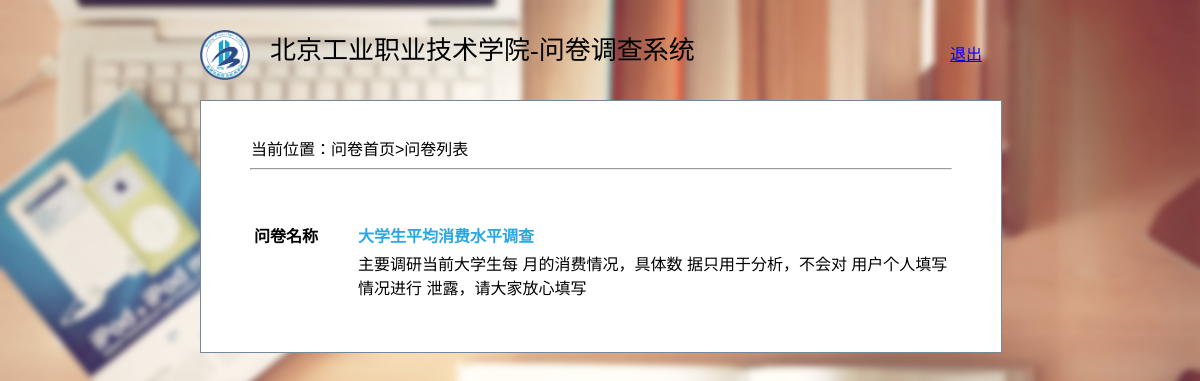
/index.php (signed in), run on an earlier commit of the app's database.
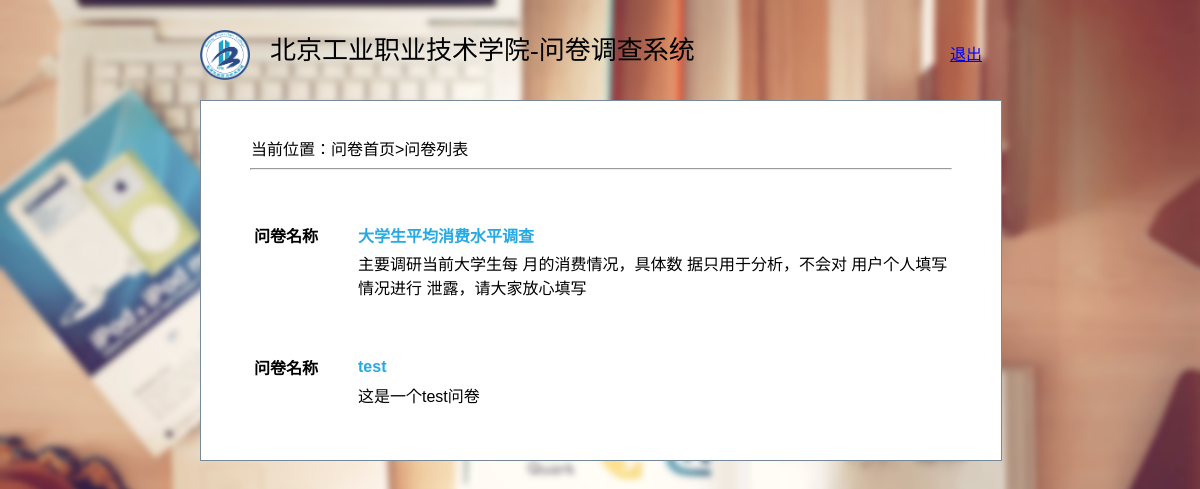
And on a later commit of the database.
### tables this page shows
CREATE TABLE `tb_survey` (
  `SurId` int(11) NOT NULL,
  `title` varchar(100) NOT NULL,
  `times` int(11) NOT NULL,
  `description` varchar(100) NOT NULL
);

### index.php (the view, shortened to what this page needs)
<?php
    include_once ("conn/config.php");
    $survey=mysql_query("select * from tb_survey order by SurId");
    while($survey_arr=mysql_fetch_array($survey)){
        $survey_id=$survey_arr[SurId];
        $survey_title=$survey_arr[title];
        $survey_desc=$survey_arr[description];
        $content .=<<<END
       <table class="tab4">
	<tr>
	<td style="width:100px;"><b>问卷名称</b></td>
	<td><b><a href="surveyview.php?surid=$survey_id">$survey_title</a></b></td>
	</tr>
	<tr>
	<td style="width:100px;"></td>
	<td>$survey_desc</td>
	</tr>
	</table>
END;
    }
?>
<html>
<head>
<link href="css/style.css" rel="stylesheet" type="text/css" />
</head>
<body>
    <div class="container">
        <div class="blank"></div>
            <div class="header">
                <div class="logo"><img src="images/logo.png"/></div>
                <div class="header-title">北京工业职业技术学院-问卷调查系统</div>
                <div class="log-out" onclick="logout()">退出</div>
            </div>
            <div class="main">
                <div class="blank"></div>
                <div class="location">
		            当前位置：问卷首页>问卷列表
	            </div>
            <hr></hr>
            <?php echo $content;?>
            </div>
    </div>
</body>
</html>

What changed in the data, as far as the page shows it:
added tb_survey: title "test", description "这是一个test问卷"
